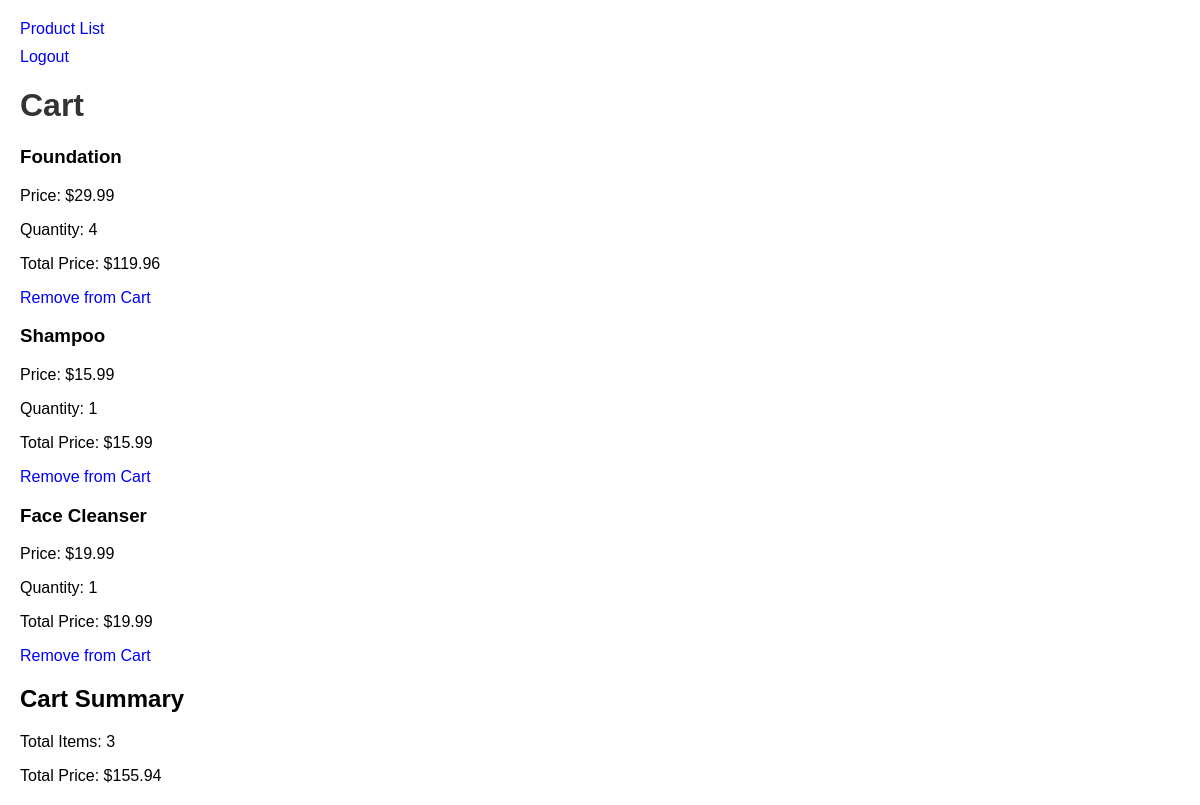
The app's page /cart/ (signed in) with its own data.
### store/models.py (models this page shows, shortened)
class CartItem(models.Model):
    item = models.ForeignKey(Item, on_delete=models.CASCADE)
    cart = models.ForeignKey(Cart, on_delete=models.CASCADE)
    quantity = models.PositiveIntegerField(default=1)
    def total_price(self):
        return self.item.price * self.quantity

class Item(models.Model):
    name = models.CharField(max_length=255)
    image = models.URLField(max_length=1024)
    price = models.DecimalField(max_digits=10, decimal_places=2)
    release_date = models.DateField()
    brand = models.ForeignKey(Brand, related_name='items', on_delete=models.CASCADE)
    category = models.ForeignKey(Category, related_name='items', on_delete=models.CASCADE)
    stock = models.IntegerField()
    rating = models.DecimalField(max_digits=2, decimal_places=1, default=0.0)
    details = models.TextField()

class Cart(models.Model):
    user = models.OneToOneField(User, on_delete=models.CASCADE, default=1)
    items = models.ManyToManyField(Item, through='CartItem')
    def total_price(self):
        return sum(item.total_price() for item in self.cartitem_set.all())

### store/views.py (the view)
# urls.py: path('cart/', views.cart_detail, name='cart_detail'),
def cart_detail(request):
    user = request.user
    cart = Cart.objects.get(user=user)
    return render(request, 'store/cart_detail.html', {'cart': cart})

### store/templates/store/cart_detail.html (shortened to what this page needs)
{% load static %}
<!DOCTYPE html>
<html lang="en">
<head>
    <link rel="stylesheet" type="text/css" href="{% static 'store/styles.css' %}">
</head>
<body>
    <nav>
        <ul>
            <li><a href="{% url 'product_list' %}">Product List</a></li>
            {% if user.is_authenticated %}
                <li><a href="{% url 'logout' %}">Logout</a></li>
            {% else %}
                <li><a href="{% url 'login' %}">Login</a></li>
            {% endif %}
        </ul>
    </nav>
    <h1>Cart</h1>
    <div class="cart-items">
        {% for cart_item in cart.cartitem_set.all %}
            <div class="cart-item">
                <h3>{{ cart_item.item.name }}</h3>
                <p>Price: ${{ cart_item.item.price }}</p>
                <p>Quantity: {{ cart_item.quantity }}</p>
                <p>Total Price: ${{ cart_item.total_price }}</p>
                <a href="{% url 'remove_from_cart' cart_item.item.id %}">Remove from Cart</a>
            </div>
        {% empty %}
            <p>Cart is empty.</p>
        {% endfor %}
    </div>
    <div class="cart-summary">
        <h2>Cart Summary</h2>
        <p>Total Items: {{ cart.cartitem_set.count }}</p>
        <p>Total Price: ${{ cart.total_price }}</p>
    </div>
</body>
</html>

### store/templates/static/store/styles.css (style rules this page uses)
body { font-family: Arial, sans-serif; margin: 20px; }
h1 { color: #333; }
ul { list-style-type: none; padding: 0; }
ul li { margin-bottom: 10px; }
a { text-decoration: none; color: blue; }

### records on screen
CartItem: item.name "Foundation", item.price "29.99", quantity "4", total_price "119.96"
CartItem: item.name "Shampoo", item.price "15.99", quantity "1", total_price "15.99"
CartItem: item.name "Face Cleanser", item.price "19.99", quantity "1", total_price "19.99"
Cart: cartitem_set.count "3", total_price "155.94"
